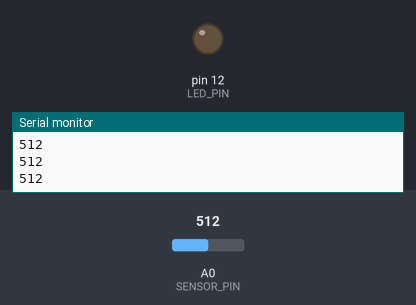
The sketch below on a simulated Arduino Uno, built with avr-gcc and run on an emulated ATmega328P. Parts: output pins drawn as LEDs (lit = HIGH), the last lines printed to the serial monitor. The inputs (shaded band) are chosen by the test bench; at power-on: A0 (SENSOR_PIN) = 512.

Above: at 1.3 s.
1.4 s: A0 (SENSOR_PIN) set to 316
2.9 s: A0 (SENSOR_PIN) set to 289
At 3.8 s:
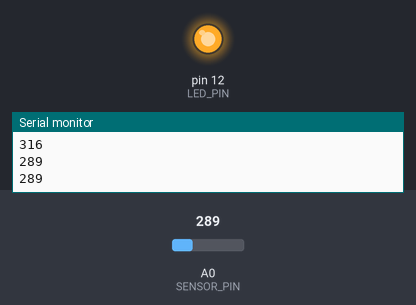
4.5 s: A0 (SENSOR_PIN) set to 306
At 5.0 s:
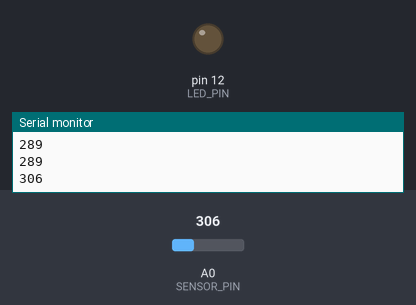
6.0 s: A0 (SENSOR_PIN) set to 122
At 7.4 s:
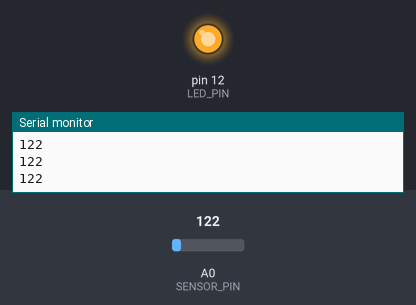
Timing chart, 0 to 8.5 s (numbered marks = the images above; inputs shaded):
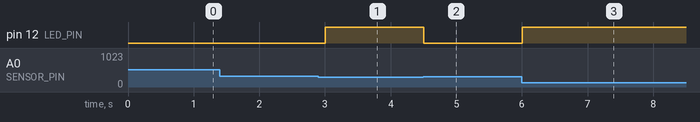

Measured:
- the behaviour switches between 300 and 299 on A0 (SENSOR_PIN) (found by bisection; images 0 and 1)
- after the input at 2.9 s, pin 12 (LED_PIN): LOW → HIGH after 0.10 s
- after the input at 4.5 s, pin 12 (LED_PIN): HIGH → LOW at once
- after the input at 6.0 s, pin 12 (LED_PIN): LOW → HIGH at once

The sketch:

b02.ino
```cpp
// MakerNest Origins · bench 02 · an LED that switches on below a number
// The light sensor on A0 gives a number. Below LINE, the LED on row 12 comes on.
// Open Tools, Serial Monitor (9600) to watch the number.

const int SENSOR_PIN = A0;   // light sensor and 10k resistor meet here
const int LED_PIN = 12;      // the LED's long leg is wired to row 12
const int LINE = 300;        // your number: below this, the LED comes on

void setup() {
  pinMode(LED_PIN, OUTPUT);
  Serial.begin(9600);
}

void loop() {
  int light = analogRead(SENSOR_PIN);   // 0 is black dark, 1023 is very bright
  Serial.println(light);

  if (light < LINE) {
    digitalWrite(LED_PIN, HIGH);
  } else {
    digitalWrite(LED_PIN, LOW);
  }
  delay(500);
}
```
